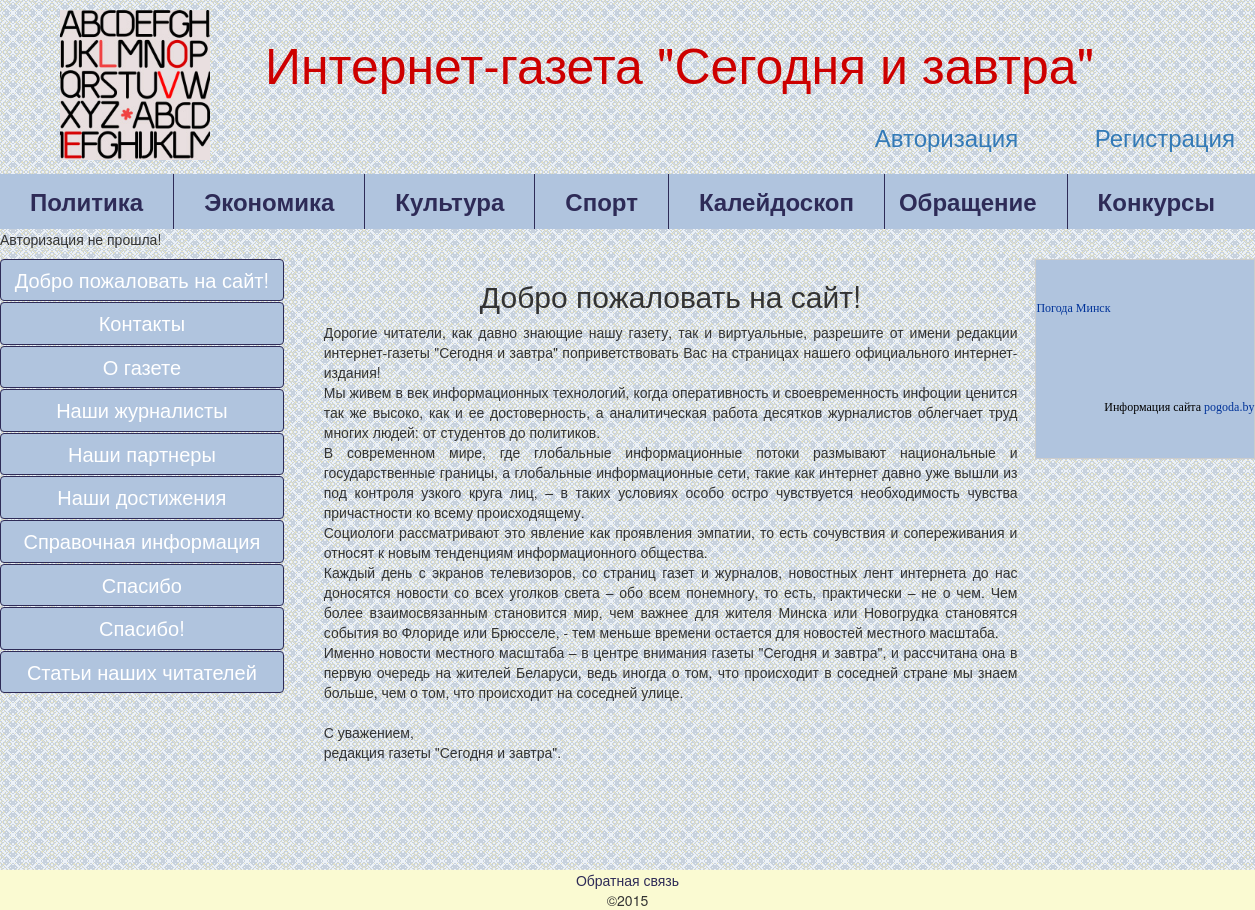
The page / on the database its author committed.
### tables this page shows
CREATE TABLE IF NOT EXISTS `maintexts` (
  `id` int(11) NOT NULL AUTO_INCREMENT,
  `name` tinytext NOT NULL,
  `body` text NOT NULL,
  `url` tinytext NOT NULL,
  `showhide` enum('show','hide') NOT NULL DEFAULT 'show',
  `lang` enum('ru','en') NOT NULL DEFAULT 'ru',
  `putdate` datetime NOT NULL,
  PRIMARY KEY (`id`)
);

### class/Database.php (called while the page is built, shortened)
<?php
class Database{
	private $host = DB_HOST;
	private $user = DB_USER;
	private $pass = DB_PASS;
	private $dbname = DB_NAME;
	private $port = DB_PORT;
	private $dbh;
	private $stmt;
public function __construct(){
	$dsn = 'mysql:host=' . $this->host . ';port='.$this->port.';dbname=' . $this->dbname;
	$options = array(
		PDO::ATTR_ERRMODE=>PDO::ERRMODE_EXCEPTION
	);
	try{
		$this->dbh = new PDO($dsn, $this->user, $this->pass, $options);
		$this->query("SET NAMES 'utf8'");
		$this->execute();
	}
	catch(PDOException $e){
		$this->error = $e->getMessage();
	}
  }
 public function query($query){
    $this->stmt = $this->dbh->prepare($query);
}
	public function execute(){
		return $this->stmt->execute();
	}
	public function resultset(){
		$this->execute();
		return $this->stmt->fetchAll(PDO::FETCH_ASSOC);
	}
	public function single(){
		$this->execute();
		return $this->stmt->fetch(PDO::FETCH_ASSOC);
	}
}

### templates/top.php (the view, shortened to what this page needs)
<?php require_once('class/Database.php');?>
<!DOCTYPE html>
<html>
<head>
<link type="text/css" rel="stylesheet" href="media/bootstrap/css/bootstrap.min.css" />
<link type="text/css" rel="stylesheet" href="media/bootstrap/css/bootstrap.css" />
<link type="text/css" rel="stylesheet" href="media/css/styles.css" />
</head>
<body>
<div class="all">
<div class="header" id="header">
<div class="logotype"><img src="media/img/logotype.jpg" title="Логотип сайта" /></div>
<div class="title"><h1><a href="index.php?url=index">Интернет-газета "Сегодня и завтра"</a></h1></div>
</div>
<?php
if($_SESSION['id']){
?>
<div class="user"><a href="logout.php">Выход</a></div>
<div class="user"><a href="cabinet.php">Личный кабинет</a></div>
<?php
}
else{
?>
<div class="vhod"><a href="reg.php">Регистрация</a></div>
<div class="login"><a href="login.php">Авторизация</a></div>
<?php
}
?>
<div class="content">
<div class="top_menu">
<div class="menu_item"><a href="#">Политика</a>
</div>
<div class="menu_item">
	<a href="#">Экономика</a>
</div>
<div class="menu_item"><a href="#">Культура</a>
</div>
<div class="menu_item"><a href="#">Спорт</a>
</div>
<div class="menu_item"><a href="#">Калейдоскоп</a>
</div>
<div class="menu_item"><a href="#">Обращение</a>
</div>
<div class="menu_item"><a href="#">Конкурсы</a></div>
</div>
<?php
if ($_SESSION['id']){
}
else{
	echo "Авторизация не прошла!";
}
?>
<div class="vrezka"></div>
<div class="col-md-3">
<?php
$database = new Database();
$database->query("select * from maintexts where showhide='show'");
$rows = $database->resultset();
foreach ($rows as $key=>$value){
?>
<a href="index.php?url=<?=$value['url']?>" class="btn btn-primary block"><?=$value['name']?></a>
<?php
}
?>
</div>
<div class="col-md-5">

### index.php
<?php require_once('templates/top.php');
		if($_GET['url']){
			$file=$_GET['url'];
		}
		else{
			$file='index';
		}
	$database = new Database();
	$query = "select * from maintexts where url='$file'";
	$database->query($query);
	$rows = $database->single();
   echo "<h2>".$rows['name']."</h2>";
   echo $rows['body'];
?>
<?php require_once('templates/bottom.php');
?>

### templates/bottom.php (shortened to what this page needs)
</div>
<div class="col-md-4">
<table width="220" height="200" style="background-color:#B0C4DE; border: #cccccc 1px solid; font-family:Tahoma; font-size:12px; color:#000000;" cellpadding="2" cellspacing="0">
<tr><td><a href="http://6.pogoda.by/26850" style="font-family:Tahoma; font-size:12px; color:#003399;" title="Погода Минск на 6 дней - Гидрометцентр РБ" target="_blank">Погода Минск</a>
</td></tr>
<tr><td align="right">Информация сайта <a href="http://www.pogoda.by" target="_blank" style="font-family:Tahoma; font-size:12px; color:#003399;">pogoda.by</a>
</td></tr>
</table>
</div>
</div>
</div>
<div class="footer">
<a href="mailto:purum_p91@mail">Обратная связь</a><br/>
&copy;2015
</div>
</body>
</html>

### media/css/styles.css (style rules this page uses)
body { margin:0;padding:0;min-height:100% }
table { float:right;position:relative;margin-right:-43px }
.all { display:table;height:100%;width:100% }
.header { height:120px; background:url(../img/bkgr_header.gif) }
.logotype { float:left;vertical-align:middle;padding-top:10px;padding-left:60px; }
.logotype img { height:150px }
.title { float:left;width:870px;margin-left:55px;padding-top:15px }
.title h1 a { color:#cd0000;padding:0;margin:0;font-size:50px }
.vhod { float:right;margin-right:20px;margin-bottom:20px;font-size:24px }
.login { width:200px;float:right;margin-right:20px;margin-bottom:10px;font-size:24px }
.top_menu { width:100%;margin:0 auto;background:#B0C4DE;display:-moz-box;display:-webkit-flex;display:flex; }
.top_menu a { padding:10px 10px;position:relative;text-align:center;color:#2E2B57;font-size:24px;text-decoration:none;font-weight:bolder;-moz-box-flex:1;-webkit-flex:1;flex:1;display:table-cell;border-right:1px solid #2E2B57; }
.top_menu a:last-child { border:none }
.menu_item { margin:0px;max-width:200px;position:relative; z-index:1000;text-align:center;display:table-cell;text-align:center; vertical-align:middle; }
.menu_item a { text-decoration:none;color:#2E2B57;display:table-cell;vertical-align:middle;padding:10px 30px;-moz-box-flex:1;-webkit-flex:1;flex:1; }
.col-md-3 { position:relative;margin-left:-15px; }
.col-md-3 a { display:block;font-size:20px;color:#fff;text-align:center }
.col-md-5 { text-align:justify;margin-left: 10px;margin-right: -10px; }
.col-md-5 h2 { text-align:center }
.vrezka { width:100;height:10px;background:url(../img/bkgr_header.gif) }
.content { background:url(../img/bkgr_header.gif);height:750px }
.footer { background-color:#FAFAD2;text-align:center; }
.footer a { color:#2E2B57;text-decoration:none; }

### rows shown on the page
maintexts: name "Добро пожаловать на сайт!", body "Дорогие читатели, как давно знающие нашу газету, так и виртуальные, разрешите от имени редакции интернет-газеты \"Сегодня и завтра\" поприветствовать Вас на страницах нашего официального интернет-издания! Мы живем в век информационных технологий, когда оперативность и своевременность инфоции ценится так же высоко, как и ее достоверность, а аналитическая работа десятков журналистов облегчает труд многих людей: от студентов до политиков. В современном мире, где глобальные информационные потоки размывают национальные и государственные границы, а глобальные информационные сети, такие как интернет давно уже вышли из под контроля узкого круга лиц, – в таких условиях особо остро чувствуется…"
maintexts: name "Контакты"
maintexts: name "О газете"
maintexts: name "Наши журналисты"
maintexts: name "Наши партнеры"
maintexts: name "Наши достижения"
maintexts: name "Справочная информация"
maintexts: name "Спасибо"
maintexts: name "Спасибо!"
maintexts: name "Статьи наших читателей"
